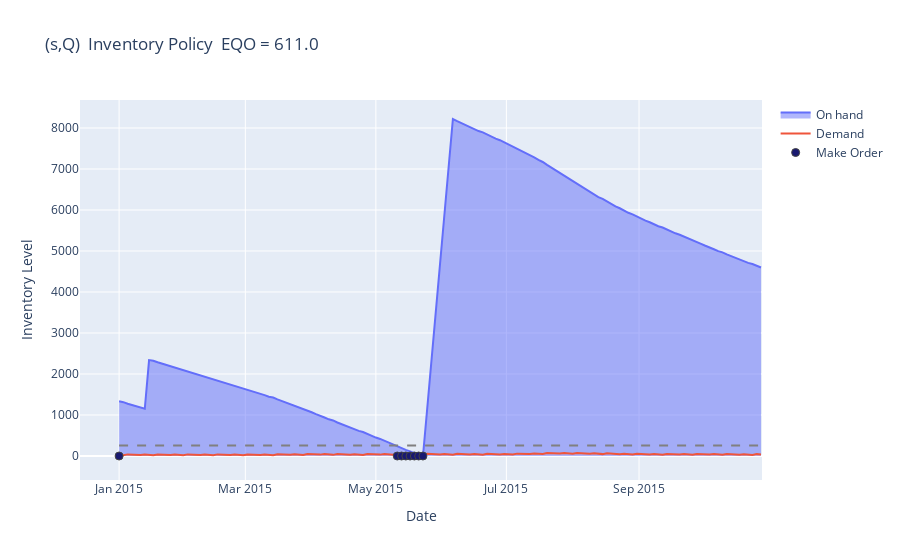

Write notebook code for a chart like this one.
### Code cell
od = order_dates(r_frame)
plot_inventory_eqo(r_frame, od, EQO,ROP)

### Figure 1 — Plotly figure (JSON) as saved in the notebook; plotly's stock layout.template omitted (floating-point values rounded to 4 significant figures; data arrays with more than 128 entries replaced by an {"elided": "..."} marker saying what was removed)
{"data": [{"fill": "tozeroy", "name": "On hand", "type": "scatter", "x": {"elided": "151 str values"}, "y": {"elided": "151 int values"}}, {"name": "Demand", "type": "scatter", "x": {"elided": "151 str values"}, "y": {"elided": "151 float values"}}, {"marker": {"color": {"elided": "151 str values"}, "line": {"width": 1}, "size": 8}, "mode": "markers+text", "name": "Make Order", "textposition": "top center", "type": "scatter", "x": ["2015-01-01T00:00:00", "2015-05-11T00:00:00", "2015-05-13T00:00:00", "2015-05-15T00:00:00", "2015-05-17T00:00:00", "2015-05-19T00:00:00", "2015-05-21T00:00:00", "2015-05-23T00:00:00"], "y": [0, 0, 0, 0, 0, 0, 0, 0]}], "layout": {"autosize": true, "shapes": [{"line": {"color": "grey", "dash": "dash"}, "type": "line", "x0": "2015-01-01T00:00:00", "x1": "2015-10-28T00:00:00", "xref": "x", "y0": 257, "y1": 257, "yref": "y"}], "title": {"text": " (s,Q)  Inventory Policy  EQO = 611.0"}, "xaxis": {"autorange": true, "range": ["2014-12-12 01:59:16.2055", "2015-10-28 18:38:09.4267"], "title": {"text": "Date"}, "type": "date"}, "yaxis": {"autorange": true, "range": [-681.4, 8687.0], "title": {"text": "Inventory Level"}, "type": "linear"}}}
